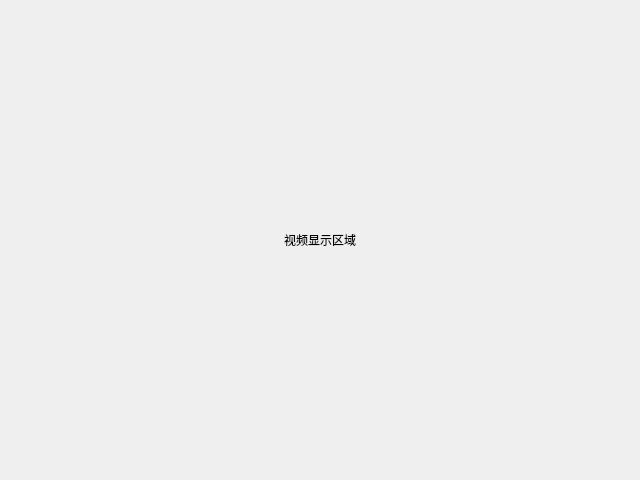
<?xml version="1.0" encoding="UTF-8"?>
<ui version="4.0">
 <class>Video</class>
 <widget class="QDialog" name="Video">
  <property name="geometry">
   <rect>
    <x>0</x>
    <y>0</y>
    <width>640</width>
    <height>480</height>
   </rect>
  </property>
  <property name="minimumSize">
   <size>
    <width>640</width>
    <height>480</height>
   </size>
  </property>
  <property name="maximumSize">
   <size>
    <width>640</width>
    <height>480</height>
   </size>
  </property>
  <property name="windowTitle">
   <string>视频监控</string>
  </property>
  <widget class="QLabel" name="lbl_video">
   <property name="geometry">
    <rect>
     <x>0</x>
     <y>0</y>
     <width>640</width>
     <height>480</height>
    </rect>
   </property>
   <property name="minimumSize">
    <size>
     <width>640</width>
     <height>480</height>
    </size>
   </property>
   <property name="maximumSize">
    <size>
     <width>640</width>
     <height>480</height>
    </size>
   </property>
   <property name="text">
    <string>视频显示区域</string>
   </property>
   <property name="alignment">
    <set>Qt::AlignCenter</set>
   </property>
  </widget>
 </widget>
 <resources/>
 <connections/>
</ui>
